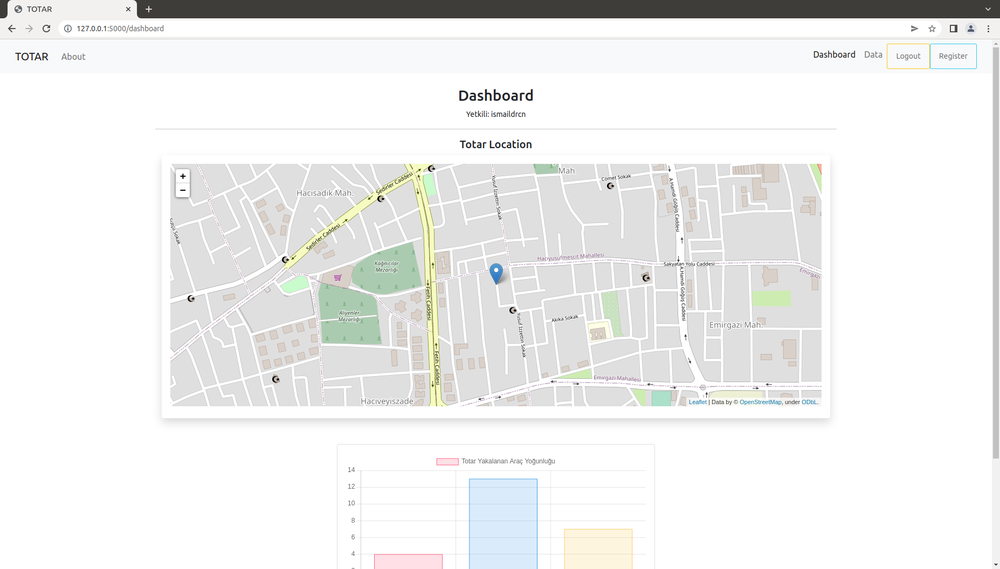
#> input picture images/dashboard.png, 1000 x 569 px, shrunk from 1855 x 1056 before the run
$ python -i process.py   (imports and definitions only)
#> lines starting #> are read from the running program, lines starting #| are printed output that depends on the picture; after the words box and inside, x2 and y2 are one past the last pixel; in counts of white or black regions, pixels touching at a corner belong together
#> further down, picture is the input picture: shape (569, 1000, 3); mean B, G, R 237.7, 238.7, 238.4
from unittest import result
import cv2
import time
import string
import sqlite3 as sql
import pytesseract as pytes


# [30 lines left out: functions FileManager, DataBase, not called in this run]

def OCR(img):
    # <---- remove noise from image ---->
    gray = cv2.cvtColor(img, cv2.COLOR_BGR2GRAY)
    blur = cv2.GaussianBlur(gray, (3, 3), 0)
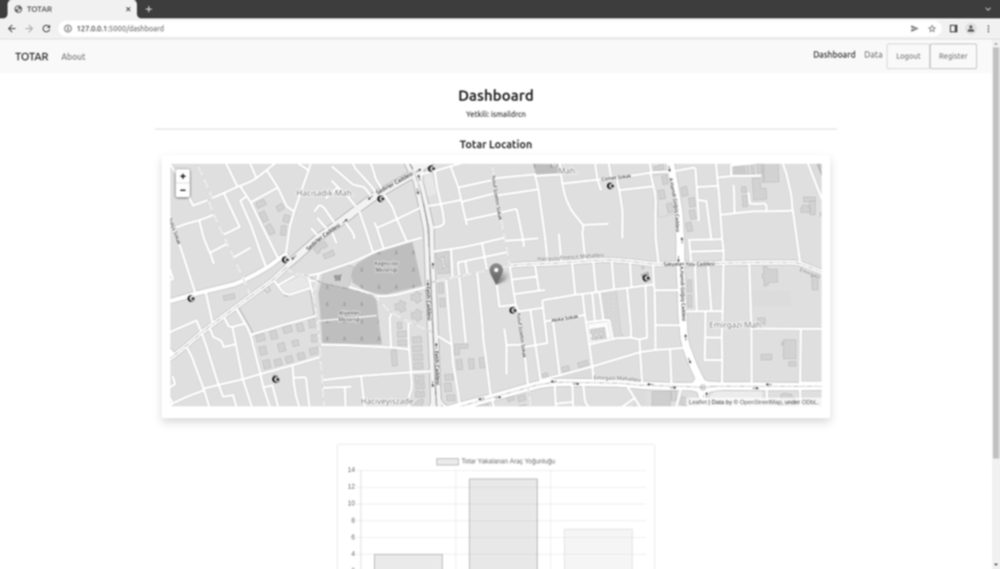
#> blur: shape (569, 1000); min 58, max 255, mean 238.4
    thresh = cv2.threshold(blur, 0, 255, cv2.THRESH_BINARY_INV + cv2.THRESH_OTSU)[1]
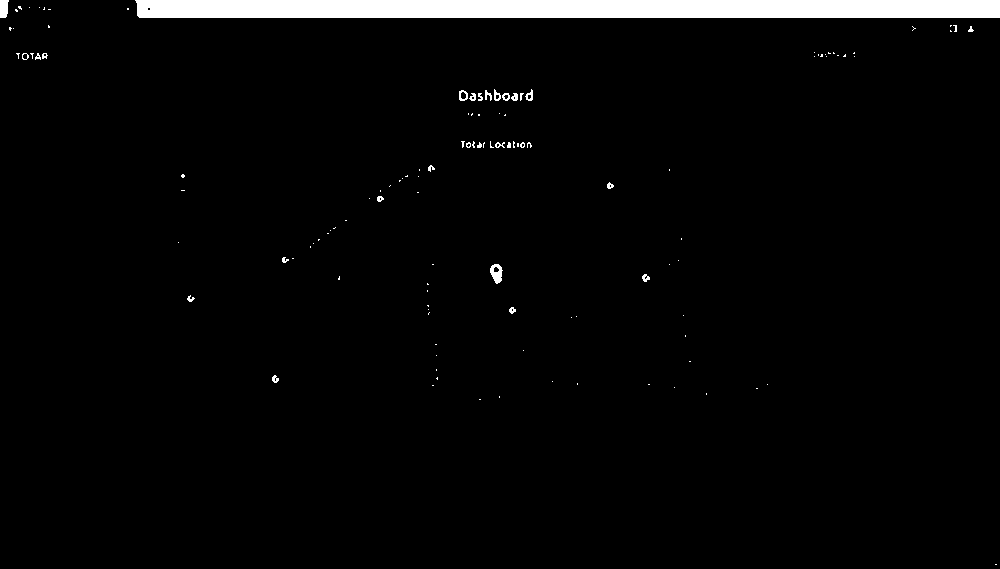
#> thresh: shape (569, 1000); 3% white; 121 white regions (95 under 20 px), largest, box (x1, y1, x2, y2) and area: (135, 0, 1000, 18) 15531, (490, 264, 503, 284) 163, (0, 0, 9, 18) 141

    kernel = cv2.getStructuringElement(cv2.MORPH_RECT, (3, 3))
    opening = cv2.morphologyEx(thresh, cv2.MORPH_OPEN, kernel, iterations=1)
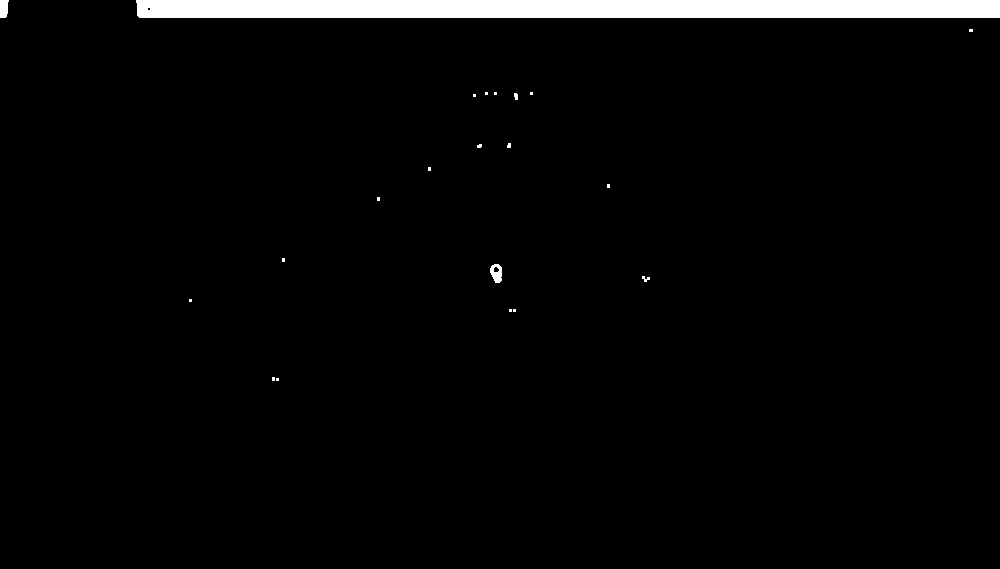
#> opening: shape (569, 1000); 2.8% white; 21 white regions (16 under 20 px), largest, box (x1, y1, x2, y2) and area: (136, 0, 1000, 18) 15530, (490, 264, 502, 283) 160, (0, 0, 9, 18) 141, (642, 276, 650, 282) 27, (514, 93, 518, 100) 24
    invert = 255 - opening
    # <---- remove noise from image ---->

    # <---- OCR ---->
#> (the run stopped early here; a loop or call above may not have finished)

$ run again, on images/data.png
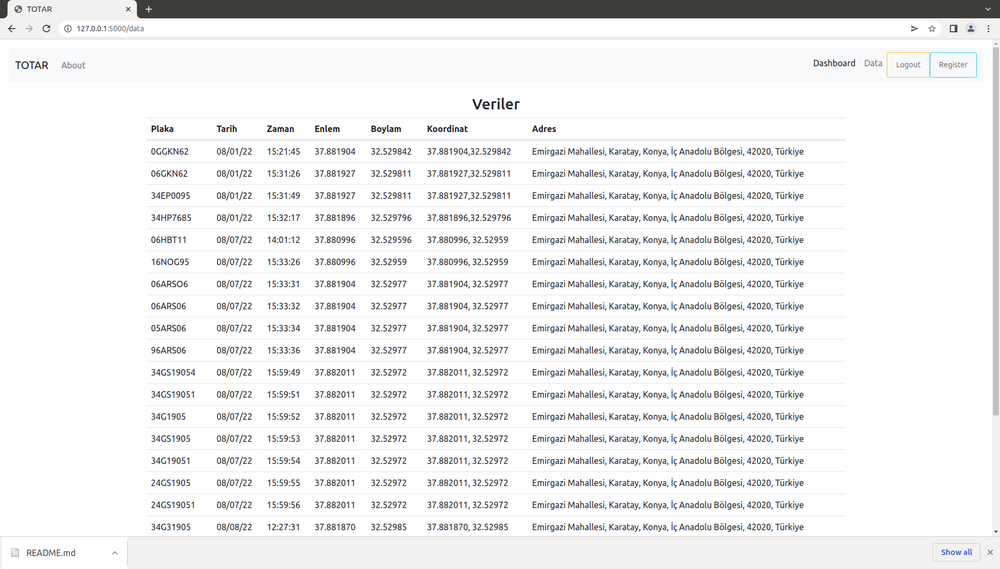
#> input picture images/data.png, 1000 x 569 px, shrunk from 1855 x 1056 before the run
#> picture is the input picture: shape (569, 1000, 3); mean B, G, R 239.2, 239.1, 238.9
#> in OCR, `thresh = cv2.threshold(blur, 0, 255, cv2.THRESH_BINARY_INV + cv2.THRES..`:
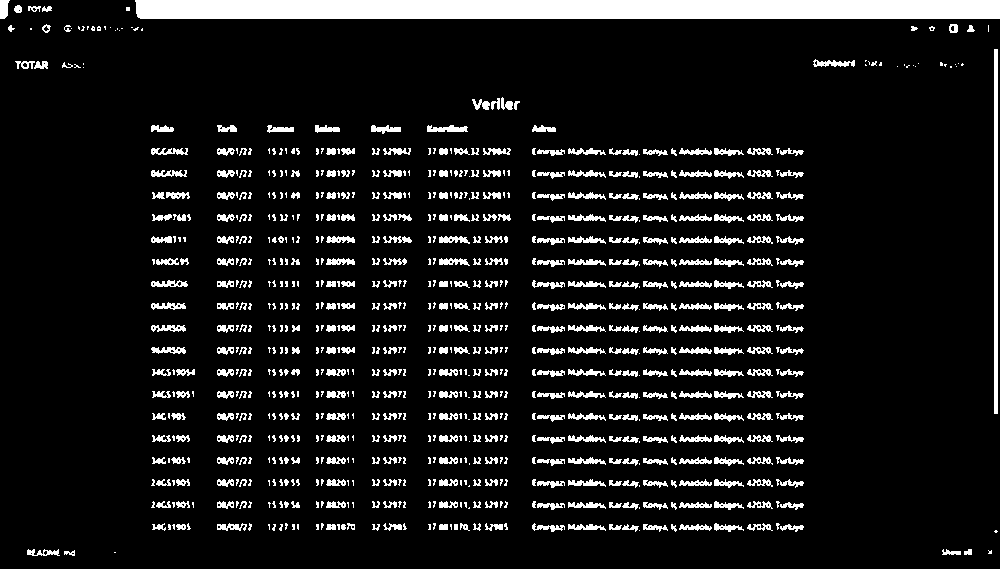
#> thresh: shape (569, 1000); 10% white; 840 white regions (400 under 20 px), largest, box (x1, y1, x2, y2) and area: (135, 0, 1000, 19) 16409, (994, 49, 998, 414) 1460, (427, 125, 468, 132) 208
#> in OCR, `opening = cv2.morphologyEx(thresh, cv2.MORPH_OPEN, kernel, iterations=1)`:
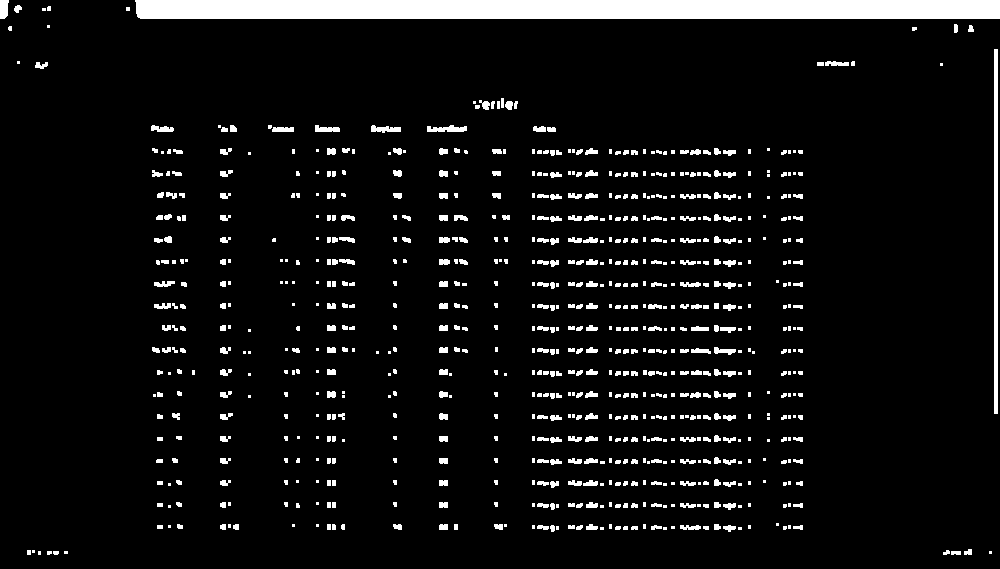
#> opening: shape (569, 1000); 6.9% white; 798 white regions (377 under 20 px), largest, box (x1, y1, x2, y2) and area: (135, 0, 1000, 19) 16409, (994, 49, 998, 414) 1460, (427, 125, 467, 132) 200

$ run again, on images/register.png
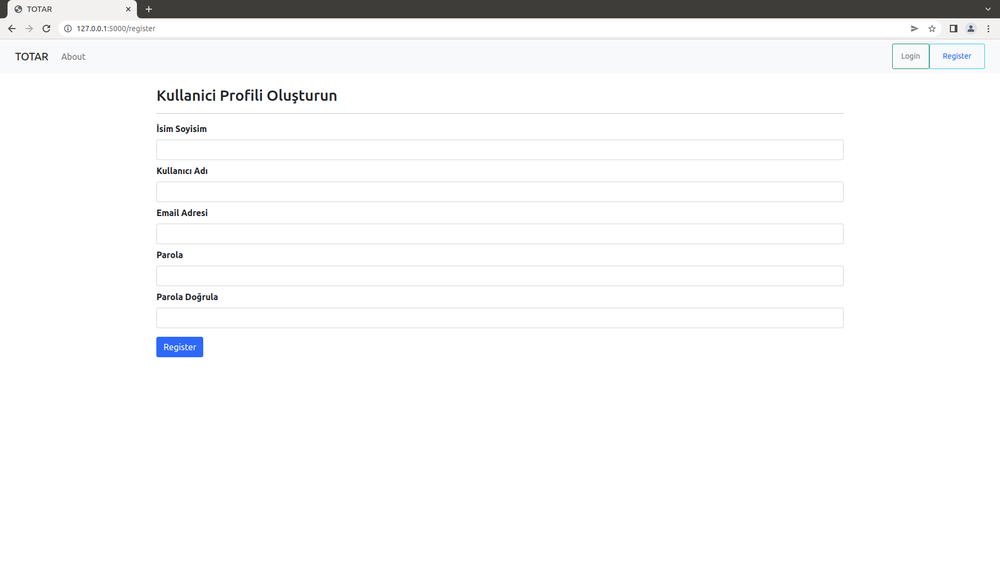
#> input picture images/register.png, 1000 x 569 px, shrunk from 1855 x 1056 before the run
#> picture is the input picture: shape (569, 1000, 3); mean B, G, R 247.8, 247.6, 247.3
#> in OCR, `thresh = cv2.threshold(blur, 0, 255, cv2.THRESH_BINARY_INV + cv2.THRES..`:
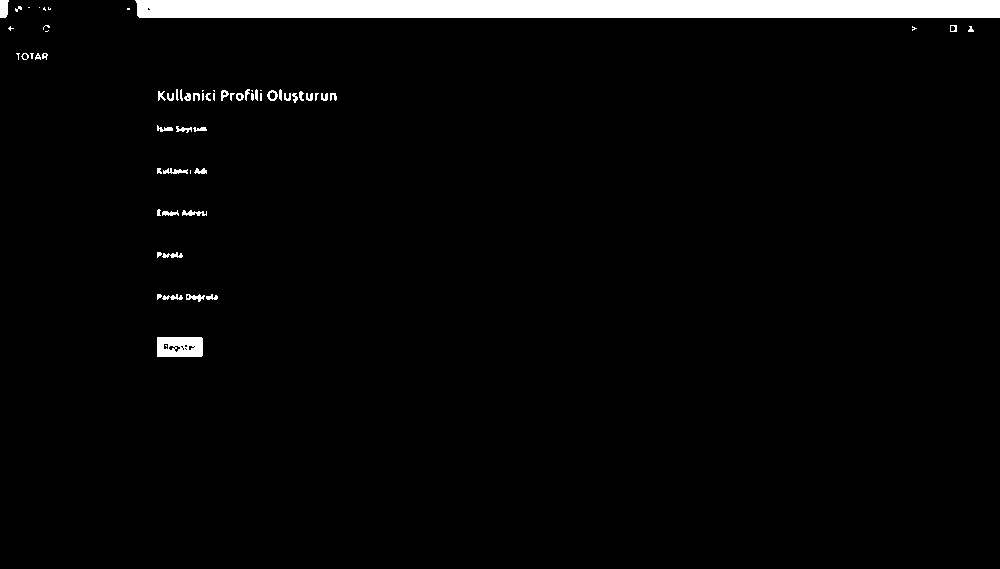
#> thresh: shape (569, 1000); 3.2% white; 66 white regions (21 under 20 px), largest, box (x1, y1, x2, y2) and area: (135, 0, 1000, 18) 15532, (157, 337, 203, 357) 844, (0, 0, 9, 18) 142
#> in OCR, `opening = cv2.morphologyEx(thresh, cv2.MORPH_OPEN, kernel, iterations=1)`:
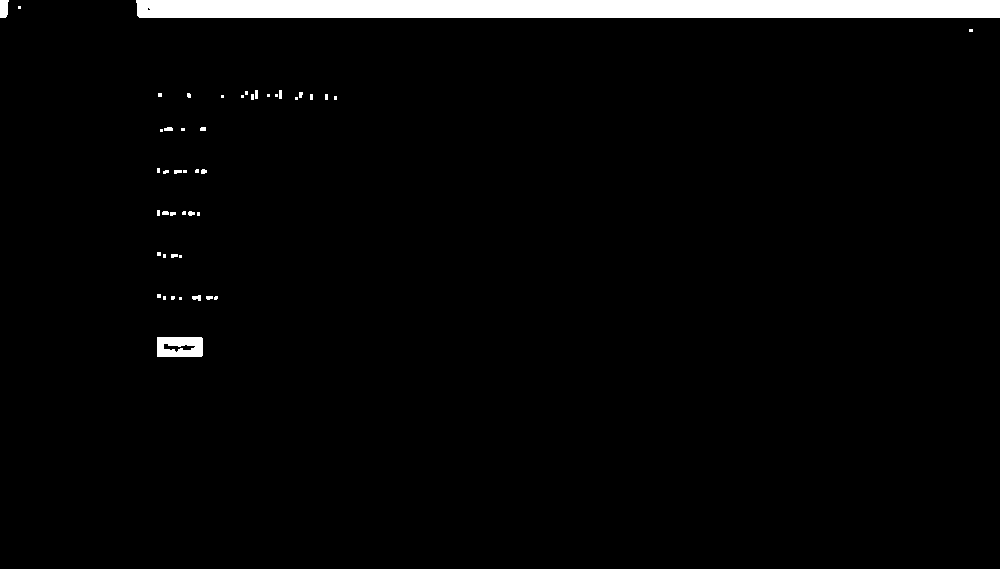
#> opening: shape (569, 1000); 3% white; 47 white regions (31 under 20 px), largest, box (x1, y1, x2, y2) and area: (136, 0, 1000, 18) 15531, (157, 337, 203, 357) 809, (0, 0, 9, 18) 142
